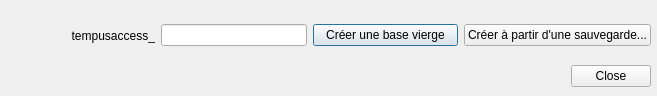
<?xml version="1.0" encoding="UTF-8"?>
<ui version="4.0">
 <class>Dialog</class>
 <widget class="QDialog" name="Dialog">
  <property name="geometry">
   <rect>
    <x>0</x>
    <y>0</y>
    <width>657</width>
    <height>96</height>
   </rect>
  </property>
  <property name="windowTitle">
   <string>Créer une base de données</string>
  </property>
  <widget class="QWidget" name="layoutWidget">
   <property name="geometry">
    <rect>
     <x>10</x>
     <y>20</y>
     <width>641</width>
     <height>31</height>
    </rect>
   </property>
   <layout class="QHBoxLayout" name="horizontalLayout">
    <item>
     <widget class="QLabel" name="label_6">
      <property name="text">
       <string>tempusaccess_</string>
      </property>
      <property name="alignment">
       <set>Qt::AlignRight|Qt::AlignTrailing|Qt::AlignVCenter</set>
      </property>
     </widget>
    </item>
    <item>
     <widget class="QLineEdit" name="lineEdit">
      <property name="sizePolicy">
       <sizepolicy hsizetype="Preferred" vsizetype="Fixed">
        <horstretch>0</horstretch>
        <verstretch>0</verstretch>
       </sizepolicy>
      </property>
     </widget>
    </item>
    <item>
     <widget class="QPushButton" name="pushButtonCreate">
      <property name="toolTip">
       <string>&lt;html&gt;&lt;head/&gt;&lt;body&gt;&lt;p&gt;Saisir un nom de base pour activer la fonction. Si la base existe déjà, efface toutes les données présentes dans la base.&lt;/p&gt;&lt;/body&gt;&lt;/html&gt;</string>
      </property>
      <property name="text">
       <string>Créer une base vierge</string>
      </property>
     </widget>
    </item>
    <item>
     <widget class="QPushButton" name="pushButtonImport">
      <property name="enabled">
       <bool>true</bool>
      </property>
      <property name="toolTip">
       <string>&lt;html&gt;&lt;head/&gt;&lt;body&gt;&lt;p&gt;Ecrase toutes les données déjà présentes dans la base et les remplace par les données du fichier de sauvegarde choisi.  &lt;/p&gt;&lt;/body&gt;&lt;/html&gt;</string>
      </property>
      <property name="text">
       <string>Créer à partir d'une sauvegarde...</string>
      </property>
     </widget>
    </item>
   </layout>
  </widget>
  <widget class="QDialogButtonBox" name="buttonBox">
   <property name="geometry">
    <rect>
     <x>570</x>
     <y>60</y>
     <width>81</width>
     <height>32</height>
    </rect>
   </property>
   <property name="orientation">
    <enum>Qt::Horizontal</enum>
   </property>
   <property name="standardButtons">
    <set>QDialogButtonBox::Close</set>
   </property>
  </widget>
 </widget>
 <resources/>
 <connections/>
</ui>
